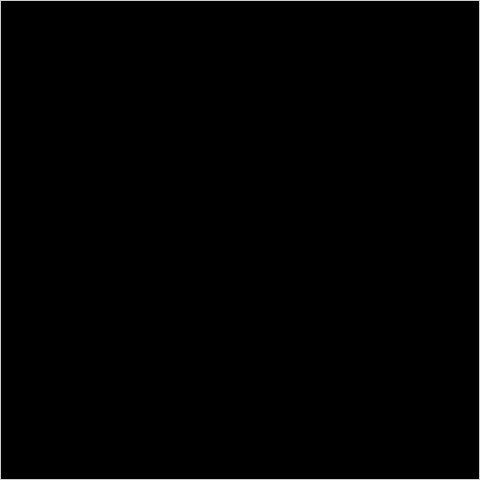
Frame 1 (no input)
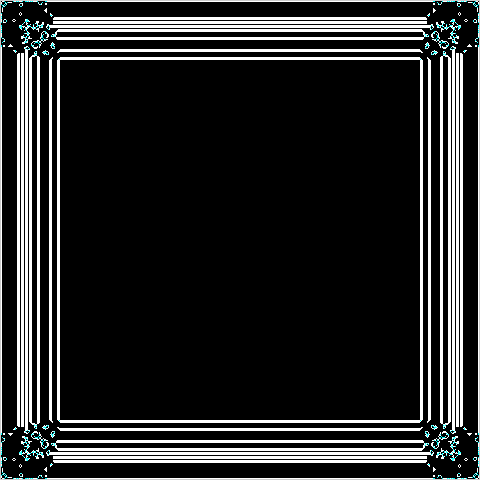
Frame 60 (the mouse pressed at the canvas centre just before this capture)
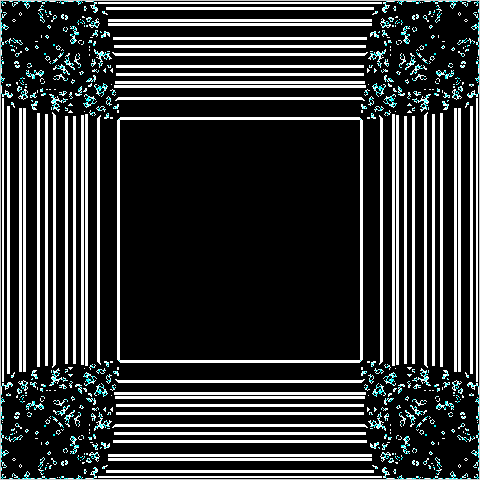
Frame 120 (the mouse held since frame 60 and released just before this capture)

The Processing sketch that drew these frames (run headless with seeded random() and noise(); from frame 60 on, the mouse is pressed at the canvas centre):

// Processing sketch: BlueCircle
// ── BlueCircle.pde
int x,y,t,a,b;
void setup(){size(480,480);}
void draw(){loadPixels();
 for(x=0;++x<479;)for(y=0;++y<479;){
  t=0;
  for(a=x-1;a<x+2;a++)for(b=y-1; b<y+2;)t+=red(pixels[a+b++*480])>0?1:0;
  t=t==3?-1:t!=4?0:color(red(get(x,y))-99,255,255);
  set(x,y,color(t));}}//#p5t
